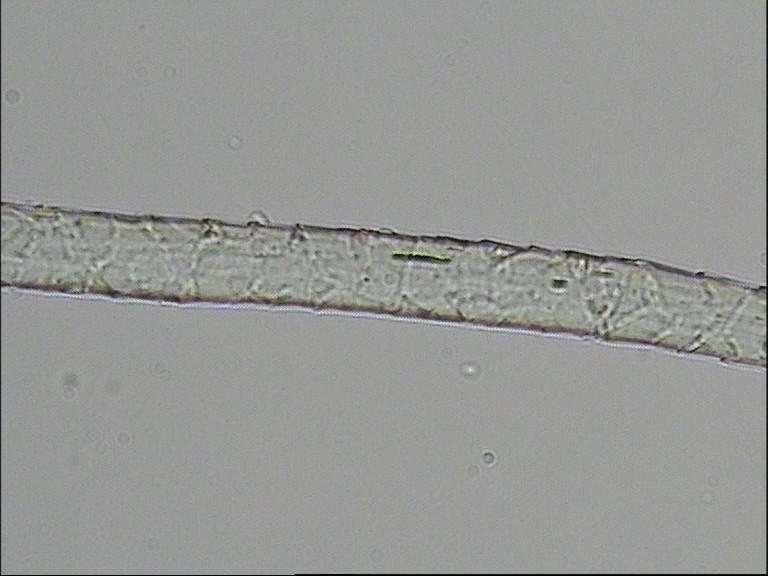
#> input picture Image-Segmentation-Using-Color-and-Texture/10.jpg, 768 x 576 px
$ jupyter execute --allow-errors Untitled3.ipynb   (Python 2 division)   (older library calls are emulated)
#> lines starting #> are read from the running program, lines starting #| are printed output that depends on the picture
[cell 1]
import cv2
import numpy as np
import math
from sklearn import mixture
from scipy import linalg
import itertools
import matplotlib.pyplot as plt
from scipy import linalg
import matplotlib as mpl
from time import time
from scipy import infty
from sklearn import preprocessing
from sklearn.utils import shuffle
from matplotlib import colors as mcolors
from scipy.misc import imfilter, imread
from skimage import color, data, restoration
from scipy.signal import convolve2d as conv2
import matplotlib.cm as cm
from itertools import chain
from skimage import feature
from funcsigs import signature

#-----Define Helper Functionas------#

#---------Loads Each Image and Runs GMM Fit---------

color_iter = itertools.cycle(['navy', 'red', 'cornflowerblue', 'gold', 'darkorange','b','cyan'])


# dictionary of color codes for creating segmentation masks
_color_codes = {
    1: (171,166, 27),
    2: (112, 26, 91,),
    3: (61, 42,   61),
    4: (19, 118, 140),
    5: (227, 25, 227),
    6: (139, 69,   19),
    7: (56, 161,  48)
}
def plot_results(X, Y_, means, covariances, index, title):
    splot = plt.subplot(2, 1, 1 + index)
    for i, (mean, covar, color) in enumerate(zip(
            means, covariances, color_iter)):
        v, w = linalg.eigh(covar)
        v = 2. * np.sqrt(2.) * np.sqrt(v)
        u = w[0] / linalg.norm(w[0])
        # as the DP will not use every component it has access to
        # unless it needs it, we shouldn't plot the redundant
        # components.
        if not np.any(Y_ == i):
            continue

        plt.scatter(X[Y_ == i, 0], X[Y_ == i, 1], 0.9, color=color)

        # Plot an ellipse to show the Gaussian component
        angle = np.arctan(u[1] / u[0])
        angle = 180. * angle / np.pi  # convert to degrees
        ell = mpl.patches.Ellipse(mean, v[0], v[1], 180. + angle, color=color)
        ell.set_clip_box(splot.bbox)
        ell.set_alpha(0.5)
        splot.add_artist(ell)

    plt.title('Output')


def test(imtest, gmm, dpgmm):

        	lab1=gmm.predict(imtest)
        	lab2=dpgmm.predict(imtest)

        	plot_results(imtest, lab1, gmm.means_, gmm.covariances_, 0
        		,'Gaussian Mixture')

        	plot_results(imtest, lab2, dpgmm.means_, dpgmm.covariances_, 1
        		,'Bayesian Gaussian Mixture with a Dirichlet process prior')

        	plt.show()

        	return lab1,lab2

#---------Runs GMM Fit on Each Random Combination of 1000 Points, 'num_patches' number of times---------#

def train(num_patches, image,n_samples,w,h):


	for i in range(1, num_patches): #Fit a Gaussian mixture with EM using five components repeatedly with small  random samples from the data

    			imtrain = shuffle(image)
    			imtrain=imtrain[:1000]

        t=time()
    	gmm = mixture.GaussianMixture(n_components=7, covariance_type='full',
        		tol=0.001, reg_covar=1e-06, max_iter=1200, n_init=1, init_params='kmeans',
        		warm_start=True).fit(imtrain)

	print "Gaussian Mixture Done in %0.3fs." % (time() - t)

	t=time()
#				 Fit a Dirichlet process Gaussian mixture using five components
    	dpgmm = mixture.BayesianGaussianMixture(n_components=7, covariance_type='full', weight_concentration_prior_type='dirichlet_distribution',
          		tol=0.001, reg_covar=1e-06, max_iter=1200, n_init=1, init_params='kmeans', warm_start=True).fit(imtrain)

    	print "Bayesian Gaussian Mixture Done in %0.3fs." % (time() - t)
    	return gmm, dpgmm


	print "Normal & Bayesian Gaussian Mixture Done"

	return gmm, dpgmm

"""
def fix(image,thresh):


		#image = color.rgb2gray(image)
		image=restoration.denoise_nl_means(image)
		gray= cv2.cvtColor(image, cv2.COLOR_BGR2GRAY)
   		blurval=cv2.Laplacian(np.uint8(gray), cv2.CV_8U).var()
   		psf = np.ones((5, 5)) / 25

   		if blurval>thresh:
   			print "Blurry!"
   		else:
   			print "Not Blurry!"

   			if blurval>thresh:
   			text="Blur"
   			image = conv2(image, psf, 'same')
   			image += 0.1 * image.std() * np.random.standard_normal(image.shape)

   			deconvolved = restoration.unsupervised_wiener(image, psf, 1, clip=False)
        	#deblurr= cv2.cvtColor(deconvolved, cv2.COLOR_GRAY2BGR)
        	deblurr = color.gray2rgb(image)
        	#print deconvolved
        	fig = plt.figure()
        	a=fig.add_subplot(1,2,1)
        	imgplot = plt.imshow(deblurr)
        	#show original
        	a=fig.add_subplot(1,2,2)
        	imgplot = plt.imshow(image)
        	plt.show()
        	return deblurr


		return image
"""

def segmented(image,samples,label, num_comp):

    #Add dimension to [n,] array
	labels=np.expand_dims(label, axis=0)
	labels=np.transpose(labels)

	for i in range(1,num_comp):

		indices=np.where(np.all(labels==i, axis=-1))
		indices = np.unravel_index(indices, (w,h), order='C')
		type(indices)
		indices=np.transpose(indices)

		#indices=list(indices)
		l = chain.from_iterable(zip(*indices))

		for j, (lowercase, uppercase) in enumerate(l):
        		# set the colour accordingly

				image[lowercase,uppercase] = _color_codes[(i)]

	return image

def createData(image, n_samples):
	#Intialisation for Local Binary Patterns Descriptor
	numPoints = 24
	#Number of samples per component
	radius = 8
	img_src = cv2.GaussianBlur(image,(5,5),0)

	#blur = cv2.bilateralFilter(img_src,9,75,75)
	#blurthresh=100
	#imtest = fix(imtest, blurthresh)

	imtest=cv2.cvtColor(img_src, cv2.COLOR_BGR2LAB)
	img_gray= cv2.cvtColor(img_src, cv2.COLOR_BGR2GRAY)

	lbp = feature.local_binary_pattern(img_gray, numPoints,
		radius, method="uniform")

	lbp=np.reshape(lbp,(n_samples,1))

	imtest= np.reshape(imtest, (n_samples, d))
	data=np.column_stack((imtest, lbp))

	data= preprocessing.normalize(imtest, norm= 'l2')
	#data= preprocessing.scale(data);

	return data, imtest
##---------Main---------

#LoadImage
img_src = cv2.imread('10.jpg')
#> img_src is the input picture: shape (576, 768, 3); mean B, G, R 149.1, 151.7, 150.6
w, h, d = original_shape = tuple(img_src.shape)
#> w = 576; h = 768; d = 3; original_shape = (576, 768, 3)
assert d == 3

# Number of samples per component
n_samples = w*h
#> n_samples = 442368
#Number of sets of training samples
num_patches=100;

#print w,h

samples, imtest=createData(img_src, n_samples)
#> in createData, `imtest=cv2.cvtColor(img_src, cv2.COLOR_BGR2LAB)`: imtest: shape (576, 768, 3); mean of channels 0, 1, 2 159.7, 127.1, 129.2
#> in createData, `lbp = feature.local_binary_pattern(img_gray, numPoints, radius, method..`:
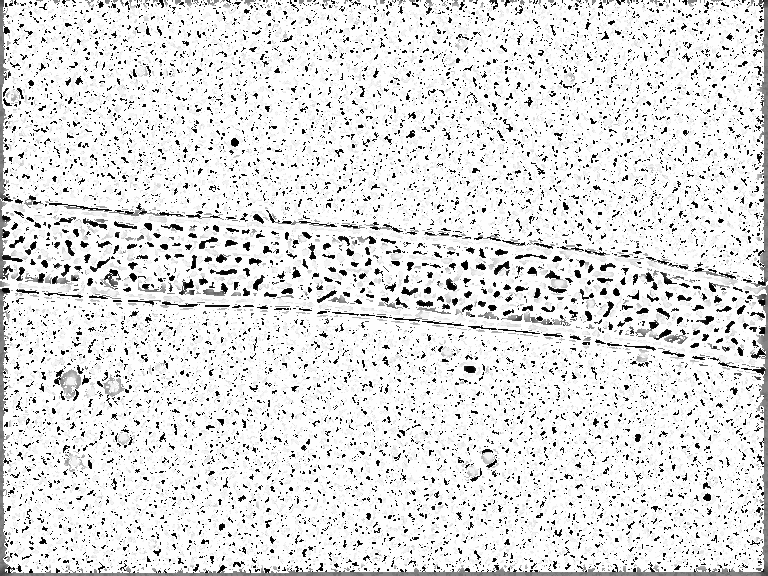
#> lbp: shape (576, 768) float64; min 0, max 25, mean 22.1; drawn with min black and max white
#CallTrainStep
gmm, dpgmm=train(num_patches, samples ,n_samples,w,h)
#prepimage(imtest, num_patches)

#Calculate Labels by Testing
#> (the rest of this cell did not finish here and is left out)


#np.set_printoptions(linewidth=300)

#CallSegmentation
seg1=segmented(img_src,samples,lab1, 7)
seg2=segmented(img_src,samples, lab2,7)

#Concatenate Images and Save

vis = np.concatenate((seg1, seg2), axis=1)
cv2.imwrite('segmentation.png', vis)

#rint "lab1=",lab1
#print "lab2=",lab2

cv2.destroyAllWindows()


$ run again, with Image-Segmentation-Using-Color-and-Texture/11.jpg copied over Image-Segmentation-Using-Color-and-Texture/10.jpg
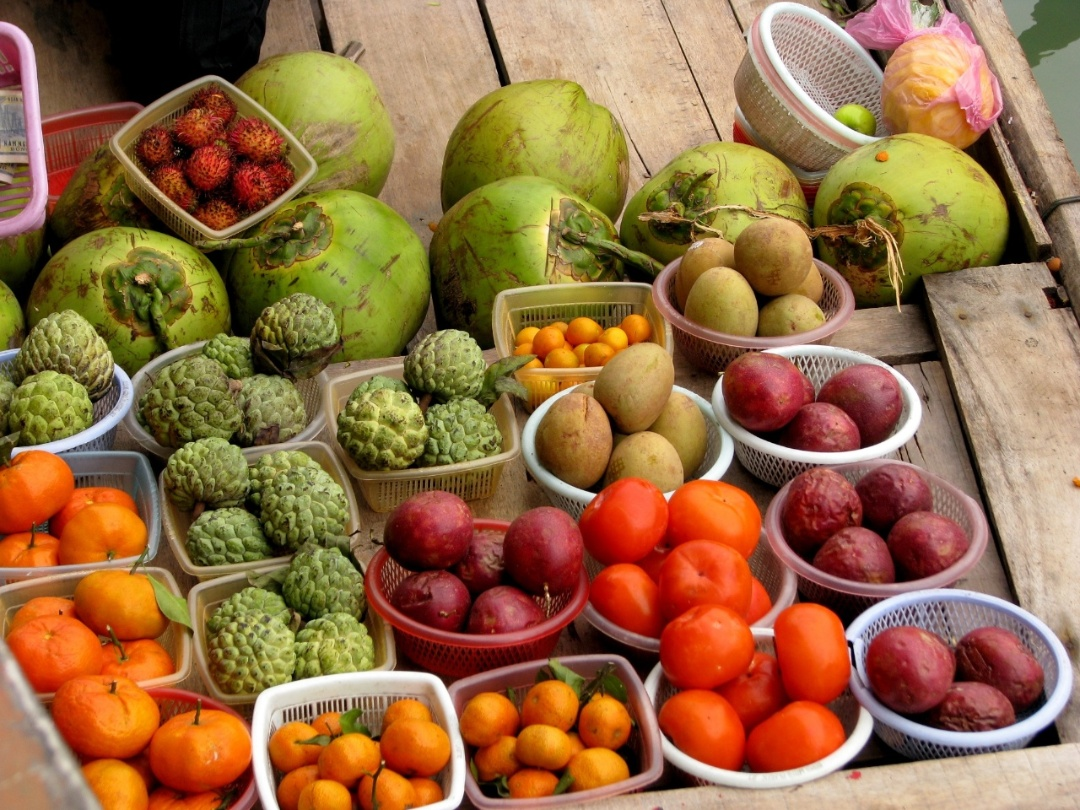
#> input picture Image-Segmentation-Using-Color-and-Texture/11.jpg, 1080 x 810 px
#> img_src is the input picture: shape (810, 1080, 3); mean B, G, R 67.8, 108.4, 149.1
#> imtest: shape (810, 1080, 3); mean of channels 0, 1, 2 126.1, 139.7, 156.7
#> in createData, `img_gray= cv2.cvtColor(img_src, cv2.COLOR_BGR2GRAY)`:
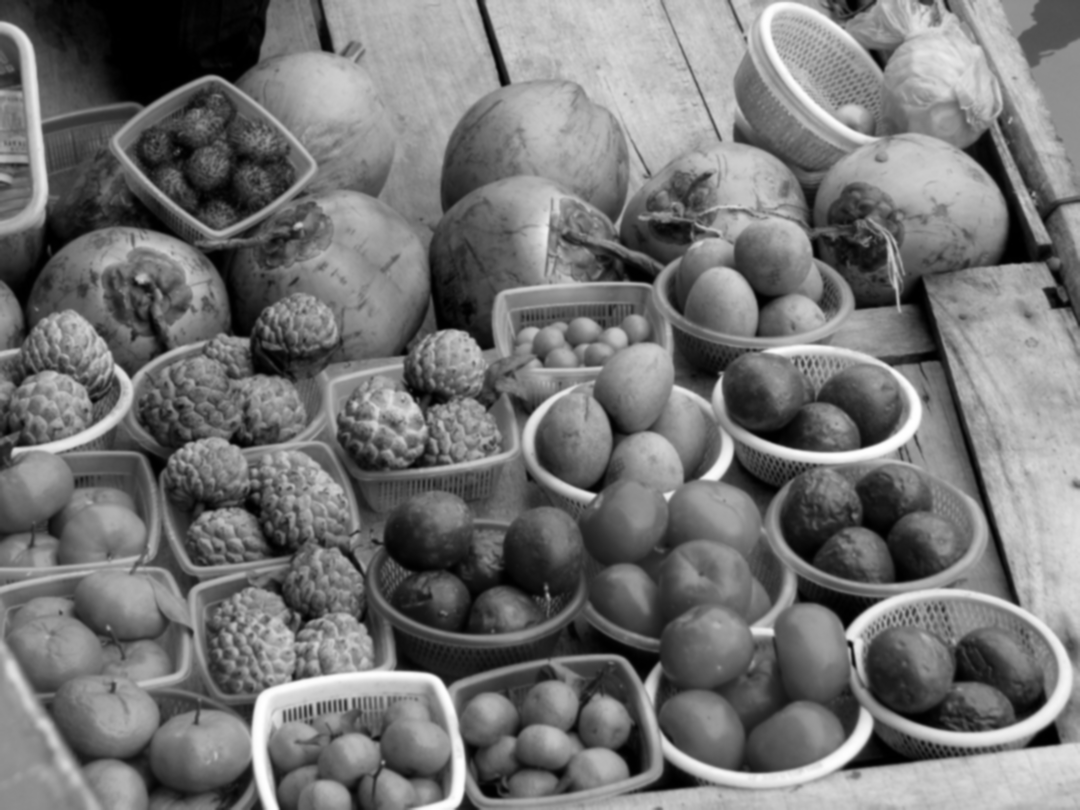
#> img_gray: shape (810, 1080); min 0, max 255, mean 115.9
#> in createData, `lbp = feature.local_binary_pattern(img_gray, numPoints, radius, method..`:
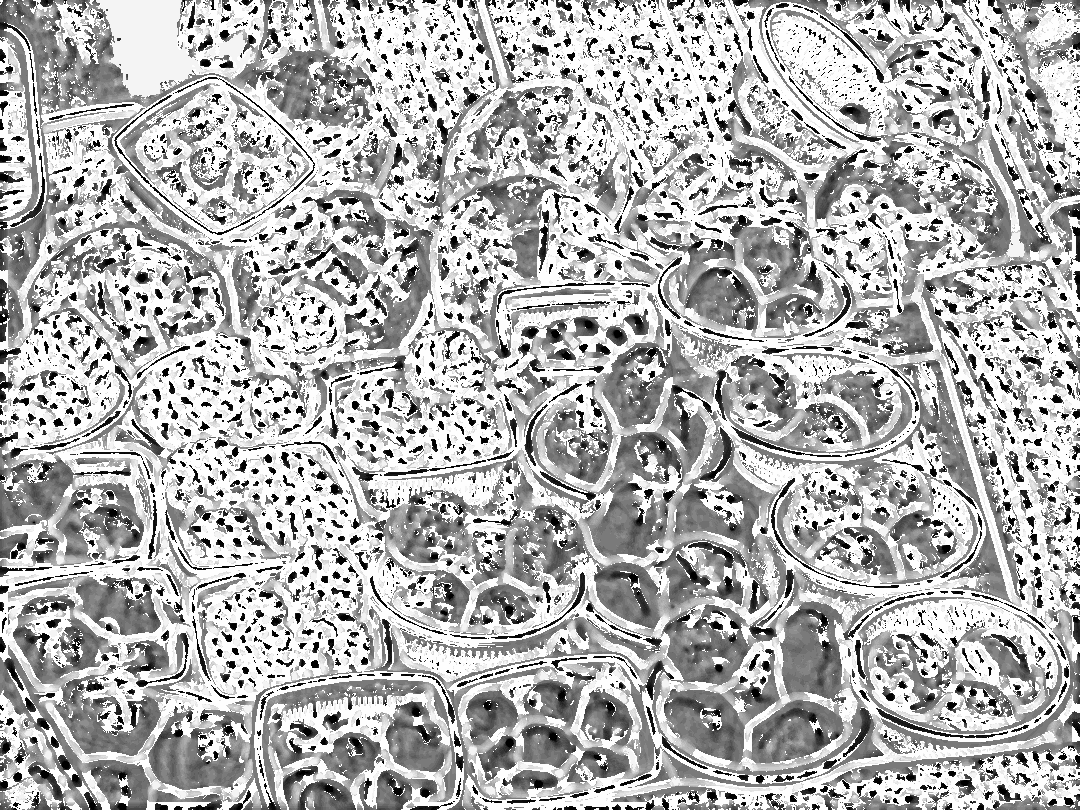
#> lbp: shape (810, 1080) float64; min 0, max 25, mean 17.4; drawn with min black and max white
